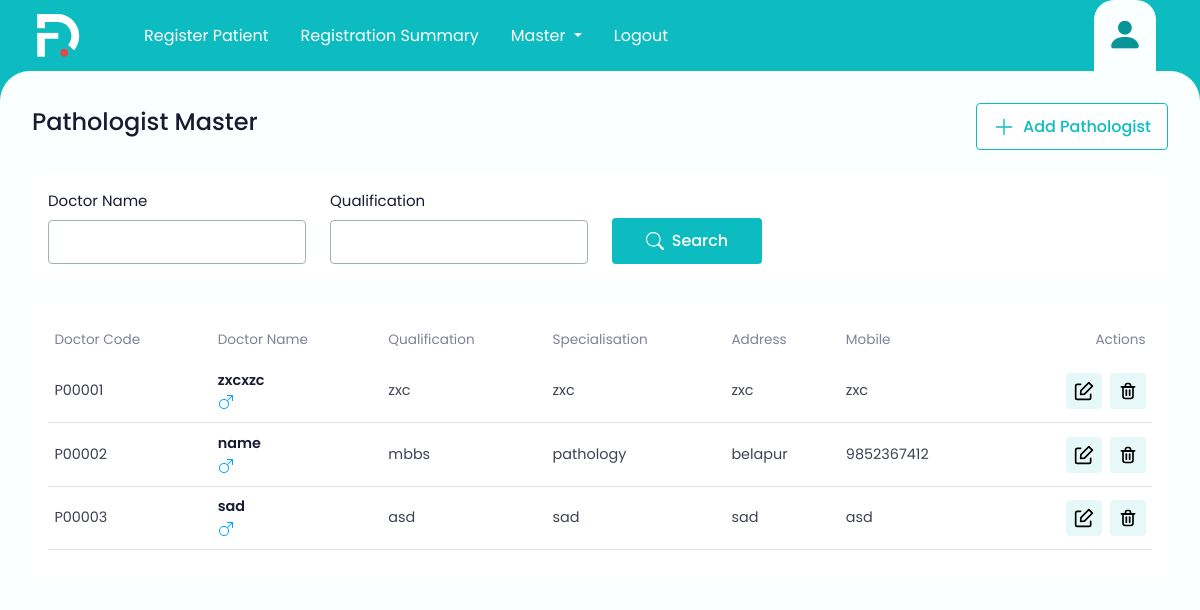
The app's page /pathologistmaster, older data.
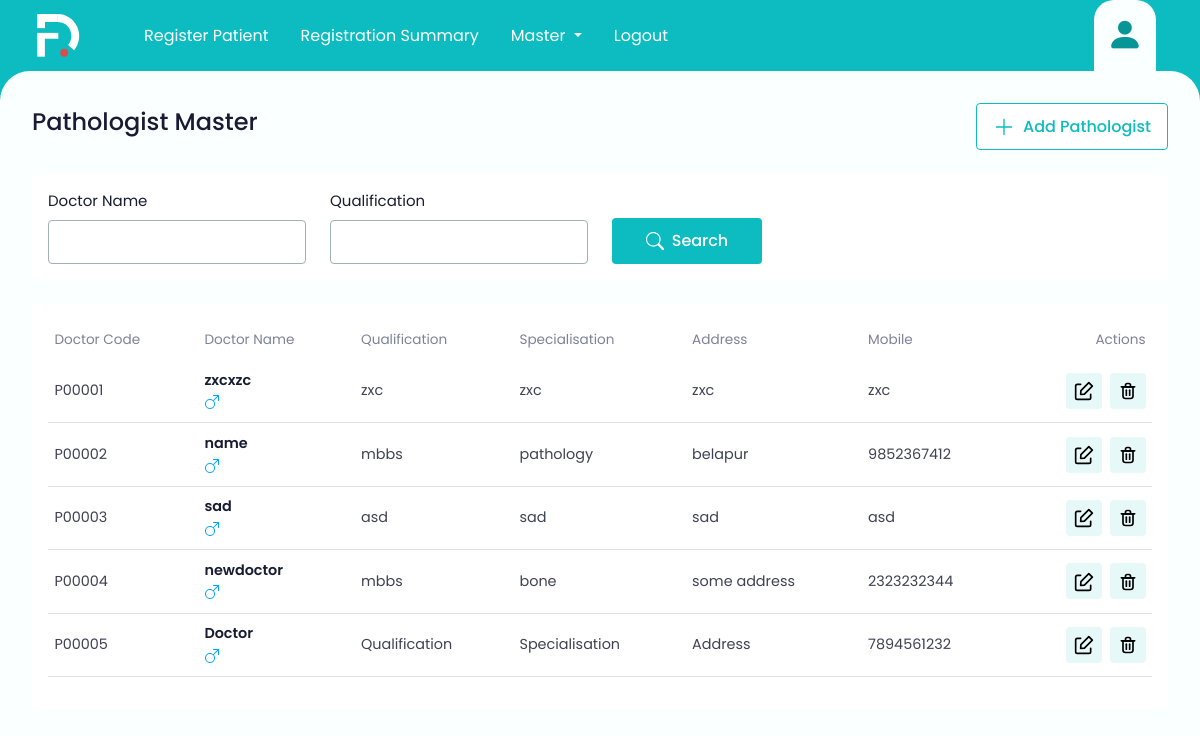
The same page, newer data.
### registrationsummary.py (models this page shows)
class pathologist(db.Model):
    id = db.Column(db.Integer, primary_key=True)
    DoctorCode = db.Column(db.String(50))
    DoctorName = db.Column(db.String(100))
    Qualification = db.Column(db.String(50))
    Specialisation =db.Column(db.String(50))
    Address =db.Column(db.String(50))
    Mobile =db.Column(db.String(50))
    signature = db.Column(db.String(50))
    current_date = datetime.now().date()

### registrationsummary.py (the view, shortened to what this page needs)
@app.route('/pathologistmaster',methods=['GET','POST'])
def pathologistmaster():
    pathologists = pathologist.query.all()
    return render_template('pathologistmaster.html', pathologists=pathologists)
    pathologistmaster = pathologist.query.all()
    return render_template('pathologistmaster.html',pathologistmaster=pathologistmaster)

### templates/pathologistmaster.html (shortened to what this page needs)
<!DOCTYPE html>
<html lang="en">
<head>
    <link  rel="stylesheet" href="{{url_for('static', filename='css/bootstrap.css') }}">
    <link  rel="stylesheet" href="{{url_for('static', filename='css/custom.css') }}">
    <link  rel="stylesheet" href="{{url_for('static', filename='css/web-icons.css') }}">
</head>
<body>
    <header>
        <div class="container-fluid px-lg-4">
            <div class="">
                <nav class="navbar navbar-expand-lg bg-body-tertiary py-0 main-menu-nav">
                    <div class="container-fluid">
                        <div class="pe-lg-5">
                            <img src="static/images/app-logo.svg" class="app-logo">
                        </div>
                      <div class="collapse navbar-collapse" id="navbarSupportedContent">
                        <ul class="navbar-nav me-auto mb-2 mb-lg-0">
                          <li class="nav-item">
                            <a class="nav-link" href="/register">Register Patient</a>
                          </li>
                          <li class="nav-item">
                            <a class="nav-link" href="/">Registration Summary</a>
                          </li>
                          <li class="nav-item dropdown">
                            <a class="nav-link dropdown-toggle" href="#" role="button" data-bs-toggle="dropdown" aria-expanded="false">
                            Master
                            </a>
                          </li>
                          <li class="nav-item">
                            <a class="nav-link" href="#">Logout</a>
                          </li>
                        </ul>
                      </div>
                      <div >
                        <ul class="nav menu-nav">
                            <li class="nav-item">
                                <a class="nav-link active" href="#">
                                    <i class="bi bi-person-fill"></i>
                                </a>
                            </li>
                        </ul>
                    </div>
                    </div>
                  </nav>
            </div>
        </div>
    </header>
  <main>
    <div class="mb-4 d-flex gap-3 align-items-center pe-3">
        <h5 class="page-heading">Pathologist Master</h5>
        <div class="ms-auto">
          <div class="d-flex gap-3">
            <button type="submit" class="theme-btn-outline" >
              <svg>
                  <use xlink:href="static/images/iocn.svg#add"></use>
              </svg>
              <span><a class="nav-link" href="/addpathologist">Add Pathologist</a></span>
          </button>
      </div>
        </div>
      </div>
      <form method="POST" action="/pathologistmaster">
    <div class="auto-scroll">
          <div class="bg-white rounded-2 p-3 mb-4">
              <div class="row">
                <div class="col-md-3">
                  <label class="form-label">Doctor Name</label>
                  <input type="text" class="form-control" name="DoctorName">
                </div>
                <div class="col-md-3">
                    <label class="form-label">Qualification</label>
                    <input type="text" class="form-control" name="Qualification">
                  </div>
                <div class="col-md-3">
                  <button type="submit" class="theme-btn btn-h">
                    <svg>
                      <use xlink:href="static/images/iocn.svg#search"></use>
                    </svg>
                    <span>Search</span>
                  </button>
                </div>
              </form>
          <div class="bg-white rounded-2 p-3">
              <div class="table-responsive">
                  <table class="table table-data ">
                      <thead>
                        <tr>
                          <th>Doctor Code</th>
                          <th> Doctor Name</th>
                          <th>Qualification</th>
                          <th>Specialisation</th>
                          <th>Address</th>
                          <th>Mobile</th>
                          <th class="text-end">Actions</th>
                      <tbody>
                        <tr>
                          {% for pathologist in pathologists %}
                          <td class="text-nowrap">
                            <span>{{pathologist.DoctorCode}}</span><br>
                          </td>
                          <td>
                            <div>
                              <div class="text-d-blue fw-semibold">{{pathologist.DoctorName }}</div>
                              <div>
                                <svg class="gender-male">
                                  <use xlink:href="assets/images/iocn.svg#gender-male"></use>
                              </svg>
                              </div>
                          </div>
                          </td>
                          <td>{{pathologist.Qualification}}</td>
                          <td>{{pathologist.Specialisation}}</td>
                          <td>{{pathologist.Address}}</td>
                            <td>{{pathologist.Mobile}}</td>
                            <td class="text-end">
                            <div class="d-flex gap-2 justify-content-end">
                                  <button type="button" class="table-btn" onclick="navigateToEditpathologist({{ pathologist.id }})" >
                                  </button>
                                  <button type="button" class="table-btn"   onclick="navigateTodeletepathologist({{ pathologist.id }})">
                                  </button>
                            </div>
                        </td>
                        </tr>
                      </thead>
                          {% endfor %}
                    </table>
              </div>
          </div>
  </main>
</body>
</html>

### static/css/custom.css (style rules this page uses)
:root { --bs-theme-color: #0DBCC0; --bs-theme-color-100: #089598; --bs-bg-color: #FAFFFF; --bs-text-color-100:#181C32; --bs-text-color-200:#5E6278; --bs-text-color-300:#7E8299; --bs-text-color-400:#3F4254; --bs-theme-font-family: 'Poppins', sans-serif; --bs-body-font-size:15px; --bs-body-font-weight:400; --bs-red:#DD1143; --bs-red-light:#FFEFF3; --bs-red-light-100:#FFDDE6; --bs-green:#1CA153; --bs-green-light:#E7FCE9; --bs-green-light-100:#B9EBBE; --bs-textbox-border:#A1B1B1; --bs-focus-border:#3F4254; --bs-btn-radius:4px; --bs-syblue:#00A3FF; --bs-blue:#2c7be5; --bs-blue-light:#e6effc; --bs-blue-light-100:#d6e3f7; --bs-pink:#EC49A6; --bs-table-icon-bg:#E6F8F8; }
html { scrollbar-color: #C1C1C1 #ebebeb; scrollbar-width: thin; }
body { font-family: var(--bs-theme-font-family); color: var(--bs-text-color-100); font-size: var(--bs-body-font-size); background-color: var(--bs-theme-color); }
.app-logo { height: 44px; }
.main-menu-nav .navbar-nav .nav-link { color: #fff; font-size: 1rem; }
.menu-nav { padding-right: 0.5rem; }
.menu-nav .nav-link { padding: 0.5rem 0.8rem; font-weight: 600; }
.menu-nav .nav-link i { font-size: 2.3rem; color: var(--bs-theme-color-100); }
.menu-nav .nav-link.active { background-color: var(--bs-bg-color); padding: 0.5rem 0.8rem; border-top-left-radius: 20px; border-top-right-radius: 20px; }
main { background-color: var(--bs-bg-color); border-top-left-radius: 30px; border-top-right-radius: 30px; width: 100%; height: 100%; position: fixed; overflow: hidden; padding: 2rem 1rem 2rem 2rem; margin-right: 2rem; }
main .auto-scroll { overflow-x: hidden; overflow-y: auto; padding-right: 1rem; height: calc(100vh - 200px); }
main .page-heading { font-size: 1.5rem; font-weight: 500; color: var(--bs-text-color-100); }
main .form-control, main .form-select { padding: 0.55rem 0.75rem; border-radius: var(--bs-btn-radius); border-color: var(--bs-textbox-border); }
main .form-label { font-size: var(--bs-text-color-200); }
.theme-btn { background-color: var(--bs-theme-color); padding: 0.7rem 1rem; min-width: 150px; border: 0; font-size: 1rem; font-weight: 500; border-radius: var(--bs-btn-radius); display: flex; gap: 0.5rem; align-items: center; justify-content: center; }
.theme-btn svg { width: 18px; height: 18px; }
.theme-btn, .theme-btn svg { color: #fff; }
.theme-btn-outline { background-color: #fff; padding: 0.65rem 1rem; min-width: 150px; border: 1px solid var(--bs-theme-color); font-size: 1rem; font-weight: 500; border-radius: var(--bs-btn-radius); display: flex; gap: 0.5rem; align-items: center; justify-content: center; }
.theme-btn-outline svg { width: 22px; height: 22px; }
.theme-btn-outline, .theme-btn-outline svg { color: var(--bs-theme-color); }
.btn-h { margin-top: 1.75rem; }
.table-data { width: 100%; }
.table-data > thead th { font-size: 0.85rem; color: var(--bs-text-color-300); font-weight: 400; border-bottom: 0; background-color: #fff; position: sticky; }
.table-data > thead th, .table-data > tbody td { padding: 0.6rem 0.4rem; }
.table-data > tbody td { color: var(--bs-text-color-400); font-size: 0.9rem; vertical-align: middle; }
.table-data > tbody td .table-btn { width: 36px; height: 36px; background-color: var(--bs-table-icon-bg); border-radius: var(--bs-btn-radius); border: 0; }
.table-data > tbody td .table-btn svg { width: 20px; height: 20px; color: var(--bs-text-color-400); }
.gender-male { width: 16px; height: 16px; color: var(--bs-syblue); }
.text-d-blue { color: var(--bs-text-color-100) !important; }
@media (min-width: 992px) { .main-menu-nav .navbar-nav .nav-item { padding: 0 0.5rem; } }

Row changes from the older to the newer data that the page shows:
added pathologist: DoctorCode "P00004", DoctorName "newdoctor", Qualification "mbbs", Specialisation "bone", Address "some address", Mobile "2323232344"
added pathologist: DoctorCode "P00005", DoctorName "Doctor", Qualification "Qualification", Specialisation "Specialisation", Address "Address", Mobile "7894561232"
